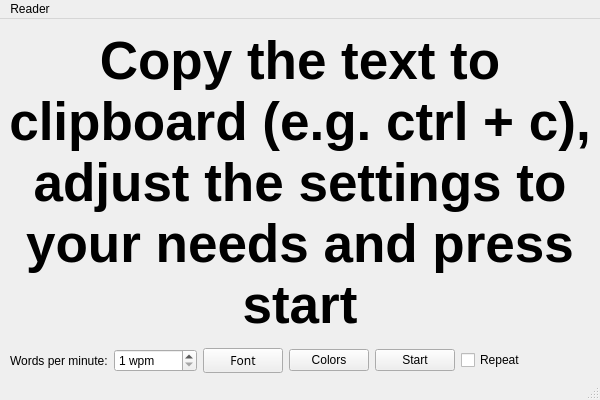
<?xml version="1.0" encoding="UTF-8"?>
<ui version="4.0">
 <class>CMainWindow</class>
 <widget class="QMainWindow" name="CMainWindow">
  <property name="geometry">
   <rect>
    <x>0</x>
    <y>0</y>
    <width>600</width>
    <height>400</height>
   </rect>
  </property>
  <property name="windowTitle">
   <string>QSpeedReader</string>
  </property>
  <widget class="QWidget" name="centralWidget">
   <layout class="QGridLayout" name="gridLayout_2">
    <property name="margin">
     <number>5</number>
    </property>
    <property name="spacing">
     <number>5</number>
    </property>
    <item row="0" column="0" colspan="2">
     <widget class="QLabel" name="pTextLabel">
      <property name="sizePolicy">
       <sizepolicy hsizetype="Preferred" vsizetype="Preferred">
        <horstretch>0</horstretch>
        <verstretch>0</verstretch>
       </sizepolicy>
      </property>
      <property name="font">
       <font>
        <pointsize>40</pointsize>
        <weight>75</weight>
        <bold>true</bold>
       </font>
      </property>
      <property name="autoFillBackground">
       <bool>true</bool>
      </property>
      <property name="text">
       <string>Copy the text to clipboard (e.g. ctrl + c), adjust the settings to your needs and press start</string>
      </property>
      <property name="textFormat">
       <enum>Qt::RichText</enum>
      </property>
      <property name="alignment">
       <set>Qt::AlignCenter</set>
      </property>
      <property name="wordWrap">
       <bool>true</bool>
      </property>
     </widget>
    </item>
    <item row="1" column="1">
     <widget class="QFrame" name="pSettingsFrame">
      <property name="sizePolicy">
       <sizepolicy hsizetype="Preferred" vsizetype="Maximum">
        <horstretch>0</horstretch>
        <verstretch>0</verstretch>
       </sizepolicy>
      </property>
      <property name="frameShape">
       <enum>QFrame::NoFrame</enum>
      </property>
      <property name="frameShadow">
       <enum>QFrame::Plain</enum>
      </property>
      <property name="lineWidth">
       <number>0</number>
      </property>
      <layout class="QGridLayout" name="gridLayout">
       <property name="margin">
        <number>0</number>
       </property>
       <property name="spacing">
        <number>0</number>
       </property>
       <item row="0" column="0">
        <layout class="QHBoxLayout" name="horizontalLayout">
         <item>
          <widget class="QLabel" name="label_2">
           <property name="toolTip">
            <string>Set speed</string>
           </property>
           <property name="text">
            <string>Words per minute:</string>
           </property>
          </widget>
         </item>
         <item>
          <widget class="QSpinBox" name="pWPMspinBox">
           <property name="sizePolicy">
            <sizepolicy hsizetype="MinimumExpanding" vsizetype="Fixed">
             <horstretch>0</horstretch>
             <verstretch>0</verstretch>
            </sizepolicy>
           </property>
           <property name="toolTip">
            <string>Set speed</string>
           </property>
           <property name="suffix">
            <string> wpm</string>
           </property>
           <property name="minimum">
            <number>1</number>
           </property>
           <property name="maximum">
            <number>6000</number>
           </property>
          </widget>
         </item>
         <item>
          <widget class="QPushButton" name="pFontButton">
           <property name="font">
            <font>
             <family>Sans Serif</family>
             <italic>false</italic>
            </font>
           </property>
           <property name="toolTip">
            <string>Select font</string>
           </property>
           <property name="text">
            <string>Font</string>
           </property>
          </widget>
         </item>
         <item>
          <widget class="QPushButton" name="pColorsButton">
           <property name="toolTip">
            <string>Select colors</string>
           </property>
           <property name="text">
            <string>Colors</string>
           </property>
          </widget>
         </item>
         <item>
          <widget class="QPushButton" name="pStartButton">
           <property name="toolTip">
            <string>Start speed reading (ctrl + r)</string>
           </property>
           <property name="text">
            <string>Start</string>
           </property>
           <property name="checkable">
            <bool>true</bool>
           </property>
          </widget>
         </item>
         <item>
          <widget class="QCheckBox" name="pRepeatCheckBox">
           <property name="toolTip">
            <string>Repeat running</string>
           </property>
           <property name="text">
            <string>Repeat</string>
           </property>
          </widget>
         </item>
         <item>
          <spacer name="horizontalSpacer_3">
           <property name="orientation">
            <enum>Qt::Horizontal</enum>
           </property>
           <property name="sizeHint" stdset="0">
            <size>
             <width>216</width>
             <height>22</height>
            </size>
           </property>
          </spacer>
         </item>
         <item>
          <spacer name="horizontalSpacer">
           <property name="orientation">
            <enum>Qt::Horizontal</enum>
           </property>
           <property name="sizeHint" stdset="0">
            <size>
             <width>40</width>
             <height>20</height>
            </size>
           </property>
          </spacer>
         </item>
        </layout>
       </item>
      </layout>
     </widget>
    </item>
   </layout>
  </widget>
  <widget class="QMenuBar" name="menuBar">
   <property name="geometry">
    <rect>
     <x>0</x>
     <y>0</y>
     <width>600</width>
     <height>23</height>
    </rect>
   </property>
   <widget class="QMenu" name="menuFile">
    <property name="title">
     <string>Reader</string>
    </property>
    <addaction name="actionRun"/>
    <addaction name="actionFullscreen"/>
    <addaction name="separator"/>
    <addaction name="actionQuit"/>
   </widget>
   <addaction name="menuFile"/>
  </widget>
  <widget class="QStatusBar" name="statusBar"/>
  <action name="actionFullscreen">
   <property name="text">
    <string>Fullscreen</string>
   </property>
   <property name="shortcut">
    <string>Ctrl+F</string>
   </property>
  </action>
  <action name="actionQuit">
   <property name="text">
    <string>Quit</string>
   </property>
   <property name="shortcut">
    <string>Ctrl+Q</string>
   </property>
  </action>
  <action name="actionRun">
   <property name="text">
    <string>Run</string>
   </property>
   <property name="shortcut">
    <string>Ctrl+R</string>
   </property>
  </action>
 </widget>
 <layoutdefault spacing="6" margin="11"/>
 <resources/>
 <connections/>
</ui>
